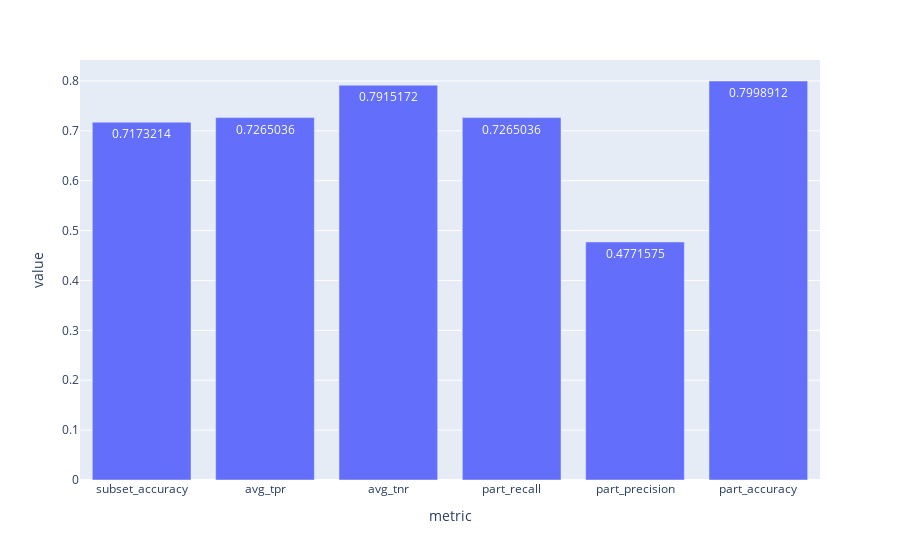

Source (notebook cell):
### Code cell
fig = px.bar(evalData, x = 'metric', y = 'value', text_auto=True)
fig

### Figure 1 — Plotly figure (JSON) as saved in the notebook; plotly's stock layout.template omitted (floating-point values rounded to 4 significant figures)
{"data": [{"alignmentgroup": "True", "hovertemplate": "metric=%{x}<br>value=%{y}<extra></extra>", "legendgroup": "", "marker": {"color": "#636efa", "pattern": {"shape": ""}}, "name": "", "offsetgroup": "", "orientation": "v", "showlegend": false, "textposition": "auto", "texttemplate": "%{y}", "type": "bar", "x": ["subset_accuracy", "avg_tpr", "avg_tnr", "part_recall", "part_precision", "part_accuracy"], "xaxis": "x", "y": [0.7173, 0.7265, 0.7915, 0.7265, 0.4772, 0.7999], "yaxis": "y"}], "layout": {"barmode": "relative", "legend": {"tracegroupgap": 0}, "margin": {"t": 60}, "xaxis": {"anchor": "y", "domain": [0, 1], "title": {"text": "metric"}}, "yaxis": {"anchor": "x", "domain": [0, 1], "title": {"text": "value"}}}}
